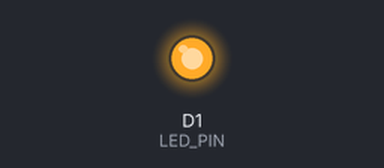
This sketch was run on a simulated ESP8266 (NodeMCU). On the bench: output pins drawn as LEDs (lit = HIGH). Dashed ring = blinking. WiFi joins after 1.5 s; servers stay silent unless stated.

Above: at 1.0 s.
At 2.2 s:
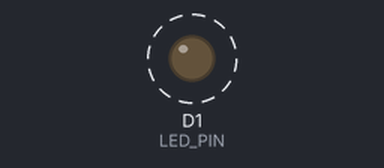
Timing chart, 0 to 3.0 s (numbered marks = the images above):
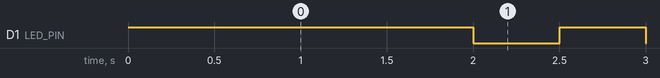

The sketch:

ESP32Wifi_basic.ino
```cpp
#include <ESP8266WiFi.h>

// ====== USER CONFIG ======
const char* ssid     = "YOUR_WIFI_SSID";
const char* password = "YOUR_WIFI_PASSWORD";
// =========================

#define LED_PIN D1   // GPIO5, external LED (ACTIVE HIGH)

unsigned long previousMillis = 0;
const long blinkInterval = 500; // ms
bool ledState = false;

void setup() {
  pinMode(LED_PIN, OUTPUT);

  // LED ON initially (WiFi NOT connected)
  digitalWrite(LED_PIN, HIGH);

  WiFi.mode(WIFI_STA);
  WiFi.begin(ssid, password);
}

void loop() {
  if (WiFi.status() == WL_CONNECTED) {
    // Blink LED when connected
    unsigned long currentMillis = millis();

    if (currentMillis - previousMillis >= blinkInterval) {
      previousMillis = currentMillis;
      ledState = !ledState;
      digitalWrite(LED_PIN, ledState ? HIGH : LOW);
    }
  } else {
    // Keep LED solid ON when NOT connected
    digitalWrite(LED_PIN, HIGH);
  }
}
```

Measured:
- by itself, D1 (LED_PIN): alternates HIGH for 0.50 s and LOW for 0.50 s
